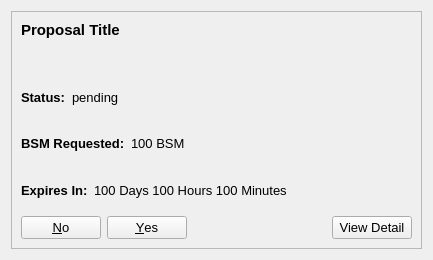
<?xml version="1.0" encoding="UTF-8"?>
<ui version="4.0">
 <class>CommunityFundDisplay</class>
 <widget class="QWidget" name="CommunityFundDisplay">
  <property name="geometry">
   <rect>
    <x>0</x>
    <y>0</y>
    <width>433</width>
    <height>260</height>
   </rect>
  </property>
  <property name="sizePolicy">
   <sizepolicy hsizetype="Maximum" vsizetype="Maximum">
    <horstretch>0</horstretch>
    <verstretch>0</verstretch>
   </sizepolicy>
  </property>
  <property name="minimumSize">
   <size>
    <width>433</width>
    <height>260</height>
   </size>
  </property>
  <property name="maximumSize">
   <size>
    <width>433</width>
    <height>260</height>
   </size>
  </property>
  <property name="baseSize">
   <size>
    <width>433</width>
    <height>433</height>
   </size>
  </property>
  <property name="windowTitle">
   <string>Form</string>
  </property>
  <layout class="QVBoxLayout" name="verticalLayout_2">
   <item>
    <widget class="QFrame" name="frame">
     <property name="sizePolicy">
      <sizepolicy hsizetype="Maximum" vsizetype="Maximum">
       <horstretch>0</horstretch>
       <verstretch>0</verstretch>
      </sizepolicy>
     </property>
     <property name="maximumSize">
      <size>
       <width>433</width>
       <height>433</height>
      </size>
     </property>
     <property name="baseSize">
      <size>
       <width>433</width>
       <height>433</height>
      </size>
     </property>
     <property name="frameShape">
      <enum>QFrame::StyledPanel</enum>
     </property>
     <property name="frameShadow">
      <enum>QFrame::Raised</enum>
     </property>
     <layout class="QVBoxLayout" name="verticalLayout">
      <item>
       <widget class="QLabel" name="title">
        <property name="sizePolicy">
         <sizepolicy hsizetype="Maximum" vsizetype="Maximum">
          <horstretch>0</horstretch>
          <verstretch>0</verstretch>
         </sizepolicy>
        </property>
        <property name="minimumSize">
         <size>
          <width>0</width>
          <height>0</height>
         </size>
        </property>
        <property name="maximumSize">
         <size>
          <width>400</width>
          <height>50</height>
         </size>
        </property>
        <property name="baseSize">
         <size>
          <width>0</width>
          <height>0</height>
         </size>
        </property>
        <property name="font">
         <font>
          <pointsize>11</pointsize>
          <weight>75</weight>
          <bold>true</bold>
         </font>
        </property>
        <property name="text">
         <string>Proposal Title</string>
        </property>
        <property name="alignment">
         <set>Qt::AlignLeading|Qt::AlignLeft|Qt::AlignTop</set>
        </property>
        <property name="wordWrap">
         <bool>true</bool>
        </property>
        <property name="openExternalLinks">
         <bool>true</bool>
        </property>
        <property name="textInteractionFlags">
         <set>Qt::LinksAccessibleByMouse</set>
        </property>
       </widget>
      </item>
      <item>
       <layout class="QVBoxLayout" name="verticalLayoutProposal">
        <item>
         <layout class="QHBoxLayout" name="horizontalLayoutStatus">
          <item>
           <widget class="QLabel" name="labelTitleStatus">
            <property name="sizePolicy">
             <sizepolicy hsizetype="Maximum" vsizetype="Preferred">
              <horstretch>0</horstretch>
              <verstretch>0</verstretch>
             </sizepolicy>
            </property>
            <property name="font">
             <font>
              <pointsize>10</pointsize>
              <weight>75</weight>
              <bold>true</bold>
             </font>
            </property>
            <property name="text">
             <string>Status:</string>
            </property>
           </widget>
          </item>
          <item>
           <widget class="QLabel" name="labelStatus">
            <property name="baseSize">
             <size>
              <width>433</width>
              <height>433</height>
             </size>
            </property>
            <property name="font">
             <font>
              <pointsize>10</pointsize>
             </font>
            </property>
            <property name="text">
             <string>pending</string>
            </property>
           </widget>
          </item>
         </layout>
        </item>
        <item>
         <layout class="QHBoxLayout" name="horizontalLayoutRequested">
          <item>
           <widget class="QLabel" name="labelTitleRequested">
            <property name="sizePolicy">
             <sizepolicy hsizetype="Maximum" vsizetype="Preferred">
              <horstretch>0</horstretch>
              <verstretch>0</verstretch>
             </sizepolicy>
            </property>
            <property name="font">
             <font>
              <pointsize>10</pointsize>
              <weight>75</weight>
              <bold>true</bold>
             </font>
            </property>
            <property name="text">
             <string>BSM Requested:</string>
            </property>
           </widget>
          </item>
          <item>
           <widget class="QLabel" name="labelRequested">
            <property name="font">
             <font>
              <pointsize>10</pointsize>
             </font>
            </property>
            <property name="text">
             <string>100 BSM</string>
            </property>
           </widget>
          </item>
         </layout>
        </item>
        <item>
         <layout class="QHBoxLayout" name="horizontalLayoutDuration">
          <item>
           <widget class="QLabel" name="labelTitleDuration">
            <property name="sizePolicy">
             <sizepolicy hsizetype="Maximum" vsizetype="Preferred">
              <horstretch>0</horstretch>
              <verstretch>0</verstretch>
             </sizepolicy>
            </property>
            <property name="font">
             <font>
              <pointsize>10</pointsize>
              <weight>75</weight>
              <bold>true</bold>
             </font>
            </property>
            <property name="text">
             <string>Expires In:</string>
            </property>
           </widget>
          </item>
          <item>
           <widget class="QLabel" name="labelDuration">
            <property name="font">
             <font>
              <pointsize>10</pointsize>
             </font>
            </property>
            <property name="text">
             <string>100 Days 100 Hours 100 Minutes</string>
            </property>
           </widget>
          </item>
         </layout>
        </item>
        <item>
         <layout class="QHBoxLayout" name="horizontalLayoutButtons">
          <item>
           <widget class="QDialogButtonBox" name="buttonBoxVote">
            <property name="font">
             <font>
              <pointsize>10</pointsize>
             </font>
            </property>
            <property name="layoutDirection">
             <enum>Qt::RightToLeft</enum>
            </property>
            <property name="standardButtons">
             <set>QDialogButtonBox::No|QDialogButtonBox::Yes</set>
            </property>
           </widget>
          </item>
          <item>
           <widget class="QPushButton" name="pushButtonDetails">
            <property name="font">
             <font>
              <pointsize>10</pointsize>
             </font>
            </property>
            <property name="text">
             <string>View Detail</string>
            </property>
           </widget>
          </item>
         </layout>
        </item>
       </layout>
      </item>
     </layout>
    </widget>
   </item>
  </layout>
 </widget>
 <resources/>
 <connections/>
</ui>
